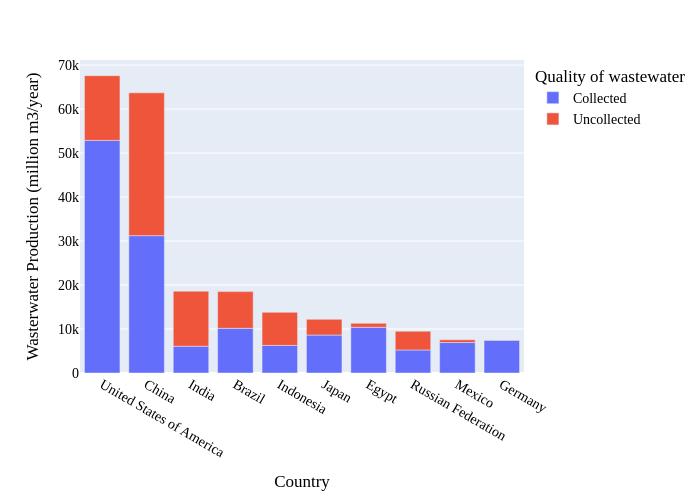

This figure's notebook cell:
### Markdown cell above
## 1.1.) Variação na produção de água residual entre os países

### Code cell
df = pd.DataFrame({'nation': ['United States of America', 'China', 'India', 'Brazil', 'Indonesia', 'Japan', 'Egypt', 'Russian Federation', 'Mexico', 'Germany',
                              'United States of America', 'China', 'India', 'Brazil', 'Indonesia', 'Japan', 'Egypt', 'Russian Federation', 'Mexico', 'Germany'],
         'ww_volume': ['Collected', 'Collected', 'Collected', 'Collected', 'Collected', 'Collected', 'Collected', 'Collected', 'Collected', 'Collected', 
                        'Uncollected', 'Uncollected', 'Uncollected', 'Uncollected', 'Uncollected', 'Uncollected', 'Uncollected', 'Uncollected', 'Uncollected', 'Uncollected'],
         'wastewater': [52879.16, 31226.57, 6091.12, 10152.38, 6263.75, 8626.78, 10389.23, 5237.01, 6925.46, 7466.03, 
                        14720.84, 32473.43, 12508.88, 8347.62, 7536.25, 3573.22, 910.77, 4262.99, 624.54, 43.97]
                  }
                 )

fig4 = px.bar(df, 'nation', y = 'wastewater', color = 'ww_volume', width=700, height=500)

fig4.update_layout(
        font_family="Times New Roman",
        font_color="black",
        title_font_family="Times New Roman",
        title_font_color="black",
        legend_title_font_color="black"
    )
    
fig4.update_layout(
        xaxis=dict(
            title=dict(
                text="Country"
            )
        ),
        yaxis=dict(
            title=dict(
                text= 'Wasterwater Production (million m3/year)'
            )
        ),
        legend=dict(
            title=dict(
                text="Quality of wastewater"
            )
        ),
        font=dict(
            family="Times New Roman, monospace",
            size=14,
            color="black"
        )
    )

fig4.show()
#fig4.write_image("images/bargraph_1_collected_uncollected.png")

### Figure 1 — Plotly figure (JSON) as saved in the notebook; plotly's stock layout.template omitted (floating-point values rounded to 4 significant figures)
{"data": [{"hovertemplate": "ww_volume=Collected<br>nation=%{x}<br>wastewater=%{y}<extra></extra>", "legendgroup": "Collected", "marker": {"color": "#636efa", "pattern": {"shape": ""}}, "name": "Collected", "orientation": "v", "showlegend": true, "textposition": "auto", "type": "bar", "x": ["United States of America", "China", "India", "Brazil", "Indonesia", "Japan", "Egypt", "Russian Federation", "Mexico", "Germany"], "xaxis": "x", "y": [52880.0, 31230.0, 6091.0, 10150.0, 6264.0, 8627.0, 10390.0, 5237.0, 6925.0, 7466.0], "yaxis": "y"}, {"hovertemplate": "ww_volume=Uncollected<br>nation=%{x}<br>wastewater=%{y}<extra></extra>", "legendgroup": "Uncollected", "marker": {"color": "#EF553B", "pattern": {"shape": ""}}, "name": "Uncollected", "orientation": "v", "showlegend": true, "textposition": "auto", "type": "bar", "x": ["United States of America", "China", "India", "Brazil", "Indonesia", "Japan", "Egypt", "Russian Federation", "Mexico", "Germany"], "xaxis": "x", "y": [14720.0, 32470.0, 12510.0, 8348.0, 7536.0, 3573.0, 910.8, 4263.0, 624.5, 43.97], "yaxis": "y"}], "layout": {"barmode": "relative", "font": {"color": "black", "family": "Times New Roman, monospace", "size": 14}, "height": 500, "legend": {"title": {"font": {"color": "black"}, "text": "Quality of wastewater"}, "tracegroupgap": 0}, "margin": {"t": 60}, "title": {"font": {"color": "black", "family": "Times New Roman"}}, "width": 700, "xaxis": {"anchor": "y", "domain": [0, 1], "title": {"text": "Country"}}, "yaxis": {"anchor": "x", "domain": [0, 1], "title": {"text": "Wasterwater Production (million m3/year)"}}}}
